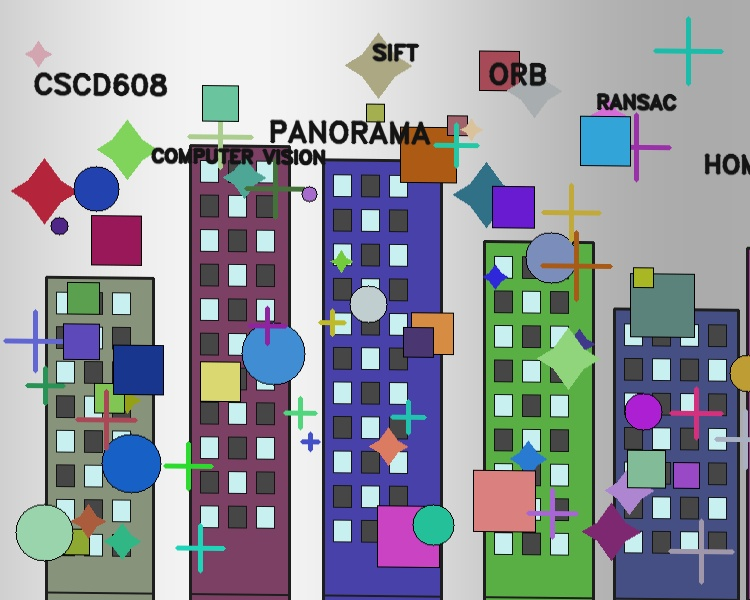
#> input picture data/raw/scene_img01.jpg, 750 x 600 px; its folder holds 3 pictures in this run
$ python prepare_dataset.py
#> lines starting #> are read from the running program, lines starting #| are printed output that depends on the picture
### src/preprocessing.py
"""
src/preprocessing.py
====================
Image loading, validation, and preprocessing.

Pipeline stage: Input Images → Image Preparation
REQ-02: Perform necessary image preparation.

Every preprocessing step is explicitly documented with its justification.
"""

import logging
import cv2
import numpy as np
from pathlib import Path
from src.config import MAX_IMAGE_DIMENSION, RESIZE_INTERPOLATION

logger = logging.getLogger(__name__)


# ─────────────────────────────────────────────────────────────
# Loading
# ─────────────────────────────────────────────────────────────

def load_image(path: str | Path) -> np.ndarray:
    """
    Load an image from disk.

    Uses cv2.imread which returns BGR format.
    Raises FileNotFoundError if path is invalid or image cannot be decoded.

    # RULE-PY04: Every image load must be validated.
    """
    img = cv2.imread(str(path))
    if img is None:
        raise FileNotFoundError(
            f"Failed to load image: {path}\n"
            "Check that the file exists and is a valid image format (JPG/PNG/BMP)."
        )
    logger.info(f"Loaded image: {path}  shape={img.shape}")
    return img


def load_image_set(directory: str | Path,
                   extensions: tuple = (".jpg", ".jpeg", ".png", ".bmp")) -> list[tuple]:
    """
    Load all images from a directory in sorted order.

    Returns:
        List of (path, img_BGR) tuples, sorted by filename.

    # REQ-01: Acquire at least three overlapping images.
    """
    directory = Path(directory)
    if not directory.exists():
        raise FileNotFoundError(f"Image directory not found: {directory}")

    paths = sorted([p for p in directory.iterdir()
                    if p.suffix.lower() in extensions])

    if len(paths) < 2:
        raise ValueError(
            f"Need at least 2 images in {directory}, found {len(paths)}.\n"
            "Add overlapping images (JPG/PNG) to the directory."
        )

    images = []
    for p in paths:
        img = load_image(p)
        images.append((p, img))

    logger.info(f"Loaded {len(images)} images from {directory}")
    return images


# ─────────────────────────────────────────────────────────────
# Preprocessing pipeline
# ─────────────────────────────────────────────────────────────

# [88 lines left out: functions resize_if_needed, to_grayscale, equalize_histogram, preprocess, validate_image_pair, not called in this run]

### scripts/prepare_dataset.py
"""
scripts/prepare_dataset.py
==========================
Utility to generate controlled synthetic experiment images from baseline images.

Usage:
    python scripts/prepare_dataset.py --input data/raw --output data/transformed

Creates rotation, scale, viewpoint, and illumination variants for experiments.
These are clearly labeled as SYNTHETIC EXPERIMENTAL IMAGES.
"""

import argparse
import logging
import sys
from pathlib import Path

import cv2
import numpy as np

# Allow imports from project root
sys.path.insert(0, str(Path(__file__).parent.parent))
from src.config import (ROTATION_ANGLES, SCALE_FACTORS,
                        BRIGHTNESS_DELTAS, CONTRAST_FACTORS)
from src.preprocessing import load_image_set

logging.basicConfig(level=logging.INFO, format="%(levelname)s: %(message)s")
logger = logging.getLogger(__name__)


def generate_rotated(img: np.ndarray, angles: list) -> dict:
    """Generate rotated copies. Ground truth H is also returned."""
    h, w = img.shape[:2]
    cx, cy = w / 2, h / 2
    results = {}
    for angle in angles:
        M = cv2.getRotationMatrix2D((cx, cy), angle, 1.0)
        cos_a, sin_a = abs(M[0,0]), abs(M[0,1])
        nw = int(h * sin_a + w * cos_a)
        nh = int(h * cos_a + w * sin_a)
        M[0, 2] += nw / 2 - cx
        M[1, 2] += nh / 2 - cy
        rotated = cv2.warpAffine(img, M, (nw, nh))
        # Convert affine M to homography for ground truth
        H_gt = np.eye(3, dtype=np.float64)
        H_gt[:2, :] = M
        results[f"rot_{angle:03d}"] = {"img": rotated, "angle_deg": angle, "H_gt": H_gt.tolist()}
    return results


def generate_scaled(img: np.ndarray, factors: list) -> dict:
    """Generate scale variants (resize + restore to original size)."""
    h, w = img.shape[:2]
    results = {}
    for s in factors:
        nw, nh = max(1, int(w * s)), max(1, int(h * s))
        small    = cv2.resize(img, (nw, nh),  interpolation=cv2.INTER_LINEAR)
        restored = cv2.resize(small, (w, h),  interpolation=cv2.INTER_LINEAR)
        results[f"scale_{s:.2f}".replace(".", "p")] = {
            "img": restored, "scale_factor": s
        }
    return results


def generate_perspective(img: np.ndarray) -> dict:
    """Generate perspective warp variants."""
    h, w = img.shape[:2]
    levels = [("mild", 20), ("moderate", 60), ("extreme", 100)]
    results = {}
    for name, off in levels:
        src = np.float32([[0,0],[w,0],[w,h],[0,h]])
        dst = np.float32([[off,off],[w-off,0],[w,h],[0,h-off]])
        M   = cv2.getPerspectiveTransform(src, dst)
        warped = cv2.warpPerspective(img, M, (w, h))
        results[f"viewpoint_{name}"] = {"img": warped, "offset_px": off, "H_gt": M.tolist()}
    return results


def generate_illumination(img: np.ndarray) -> dict:
    """Generate brightness/contrast variants."""
    results = {}
    for beta in BRIGHTNESS_DELTAS:
        tag  = f"bright_p{beta}" if beta >= 0 else f"bright_n{abs(beta)}"
        results[tag] = {
            "img": cv2.convertScaleAbs(img, alpha=1.0, beta=beta),
            "brightness_delta": beta, "contrast_factor": 1.0,
        }
    for alpha in CONTRAST_FACTORS:
        tag = f"contrast_{alpha:.2f}".replace(".", "p")
        results[tag] = {
            "img": cv2.convertScaleAbs(img, alpha=alpha, beta=0),
            "brightness_delta": 0, "contrast_factor": alpha,
        }
    return results


def save_variants(variants: dict, out_dir: Path, prefix: str) -> None:
    out_dir.mkdir(parents=True, exist_ok=True)
    for name, data in variants.items():
        img_path = out_dir / f"{prefix}_{name}.jpg"
        cv2.imwrite(str(img_path), data["img"])
        logger.info(f"  Saved: {img_path}")


def main():
    parser = argparse.ArgumentParser(description="Generate synthetic experiment images")
    parser.add_argument("--input",  default="data/raw",         help="Source images directory")
    parser.add_argument("--output", default="data/transformed",  help="Output directory")
    args = parser.parse_args()

    raw_dir  = Path(args.input)
    xfrm_dir = Path(args.output)

    try:
        img_pairs = load_image_set(raw_dir)
#> in load_image, img is the input picture: shape (600, 750, 3); mean B, G, R 159.1, 151.5, 148.8
#> img_pairs = 3 items
    except (FileNotFoundError, ValueError) as e:
        logger.error(str(e))
        sys.exit(1)

    # Use the first image as the source for single-image transformations
    ref_path, ref_img = img_pairs[0]
    stem = ref_path.stem
#> stem = 'scene_img01'
    logger.info(f"Using reference image: {ref_path.name}")

    logger.info("Generating rotation variants...")
    save_variants(generate_rotated(ref_img, ROTATION_ANGLES),
                  xfrm_dir / "rotation", stem)
#> the loop in generate_rotated, `for angle in angles:` made 8 passes
#> pass 3, in generate_rotated, `rotated = cv2.warpAffine(img, M, (nw, nh))`:
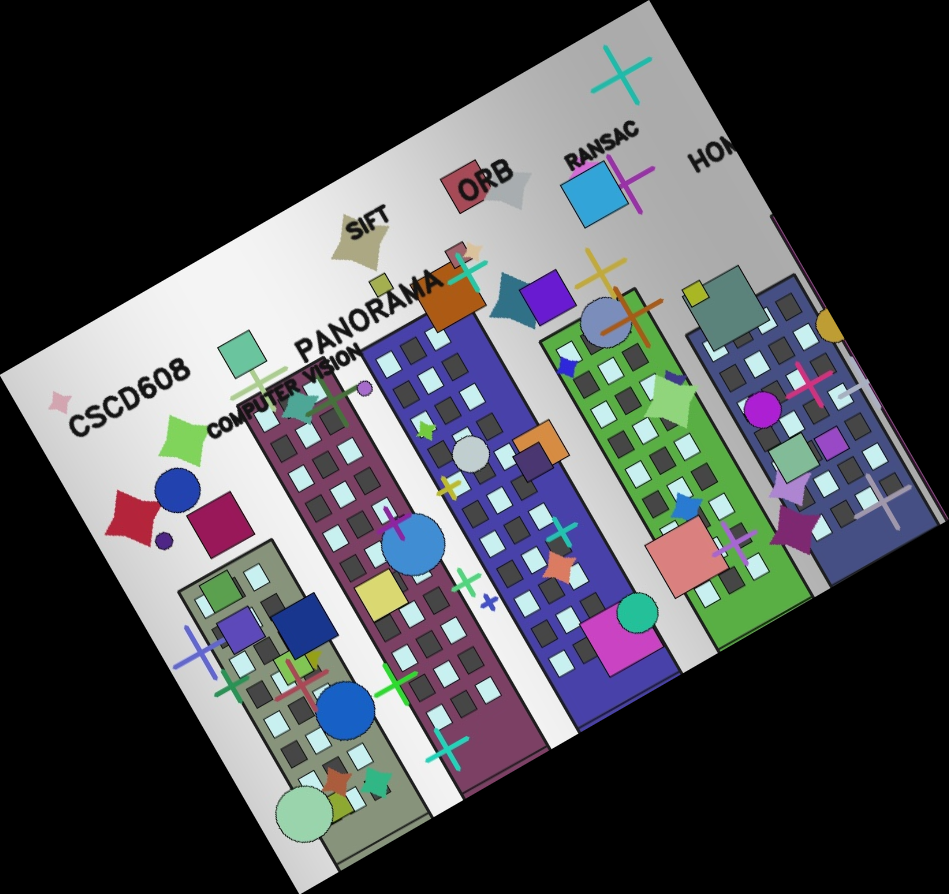
#> rotated: shape (894, 949, 3); mean B, G, R 84.4, 80.4, 78.9
#> after the loop in generate_rotated, `for angle in angles:`: results = 8 items
#> the loop in save_variants, `for name, data in variants.items():` made 8 passes
#> name on passes 1 to 8: 'rot_000', 'rot_015', 'rot_030', 'rot_045', 'rot_060', 'rot_090', 'rot_120', 'rot_180'

    logger.info("Generating scale variants...")
    save_variants(generate_scaled(ref_img, SCALE_FACTORS),
                  xfrm_dir / "scale", stem)
#> the loop in generate_scaled, `for s in factors:` made 6 passes
#> pass 2, in generate_scaled, `small    = cv2.resize(img, (nw, nh),  interpolation=cv2.INTER_LINEAR)`:
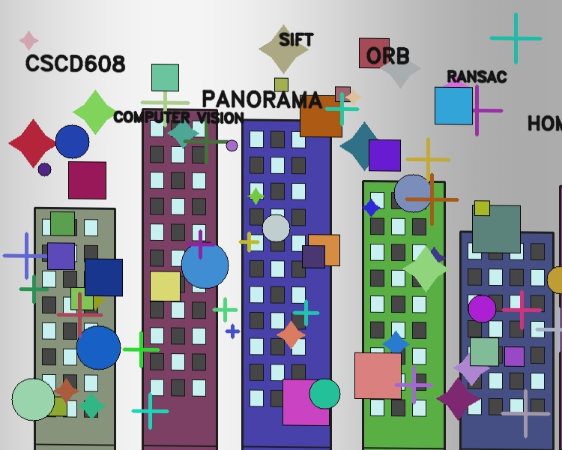
#> small: shape (450, 562, 3); mean B, G, R 159.1, 151.5, 148.8
#> after the loop in generate_scaled, `for s in factors:`: results = 6 items
#> the loop in save_variants (call 2), `for name, data in variants.items():` made 6 passes
#> name on passes 1 to 6: 'scale_0p50', 'scale_0p75', 'scale_1p00', 'scale_1p25', 'scale_1p50', 'scale_2p00'

    logger.info("Generating viewpoint variants...")
    save_variants(generate_perspective(ref_img),
                  xfrm_dir / "viewpoint", stem)
#> the loop in generate_perspective, `for name, off in levels:` made 3 passes
#> pass 1, in generate_perspective, `warped = cv2.warpPerspective(img, M, (w, h))`:
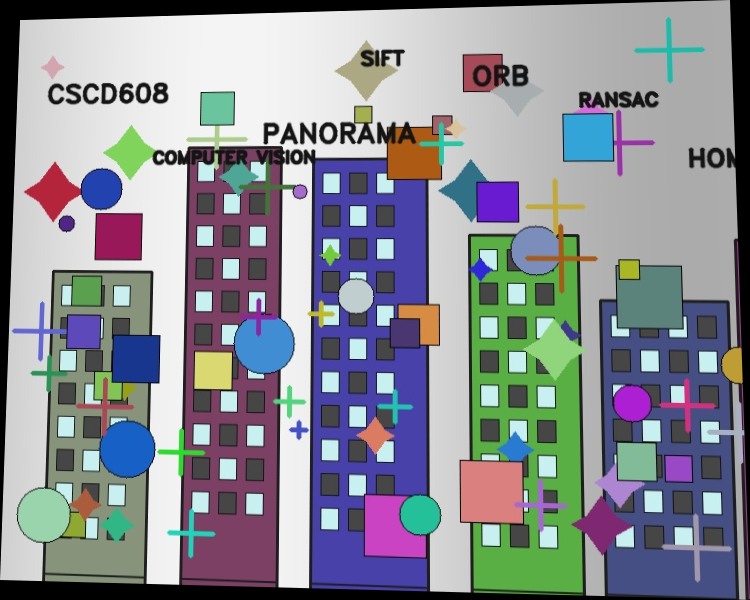
#> warped: shape (600, 750, 3); mean B, G, R 148.2, 140.9, 138
#> pass 2, in generate_perspective, `warped = cv2.warpPerspective(img, M, (w, h))`:
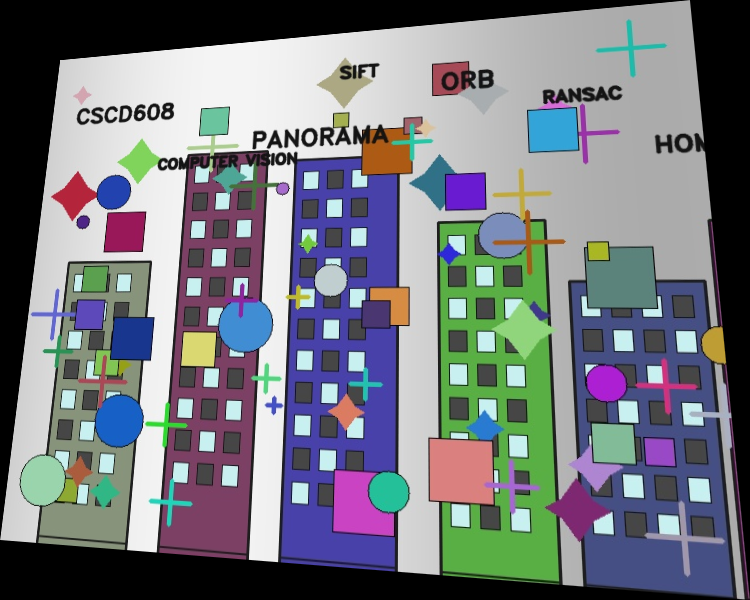
#> warped: shape (600, 750, 3); mean B, G, R 127.5, 120.8, 117.7
#> pass 3, in generate_perspective, `warped = cv2.warpPerspective(img, M, (w, h))`:
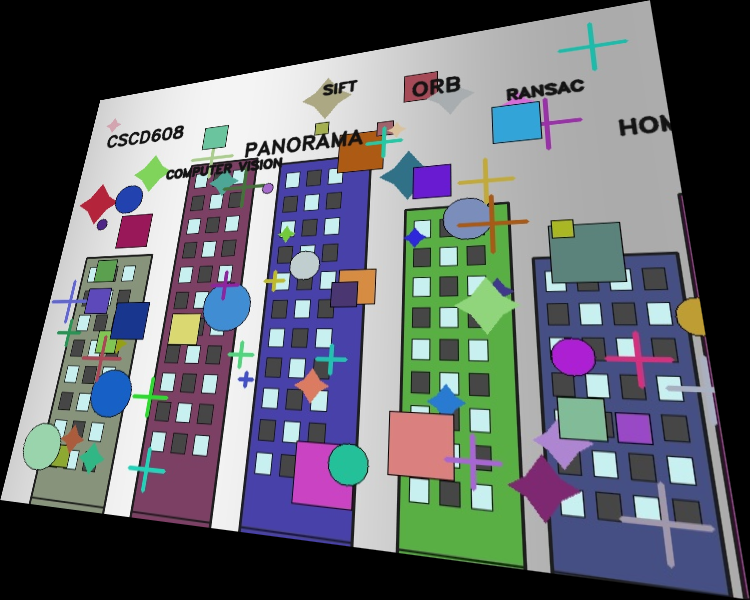
#> warped: shape (600, 750, 3); mean B, G, R 108.2, 102, 98.8
#> after the loop in generate_perspective, `for name, off in levels:`: results = 3 items

    logger.info("Generating illumination variants...")
    save_variants(generate_illumination(ref_img),
                  xfrm_dir / "illumination", stem)
#> after the loop in generate_illumination, `for beta in BRIGHTNESS_DELTAS:`: results = 4 items
#> after the loop in generate_illumination, `for alpha in CONTRAST_FACTORS:`: results = 8 items
#> the loop in save_variants (call 4), `for name, data in variants.items():` made 8 passes
#> pass 1, in save_variants (call 4), `cv2.imwrite(str(img_path), data["img"])`:
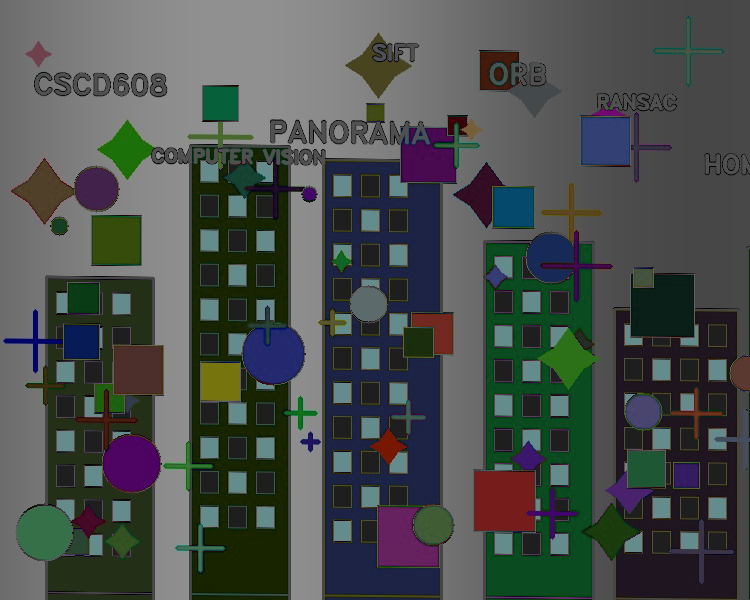
#> saved as scene_img01_bright_n100.jpg: shape (600, 750, 3); mean B, G, R 76.9, 79.3, 74
#> pass 2, in save_variants (call 4), `cv2.imwrite(str(img_path), data["img"])`:
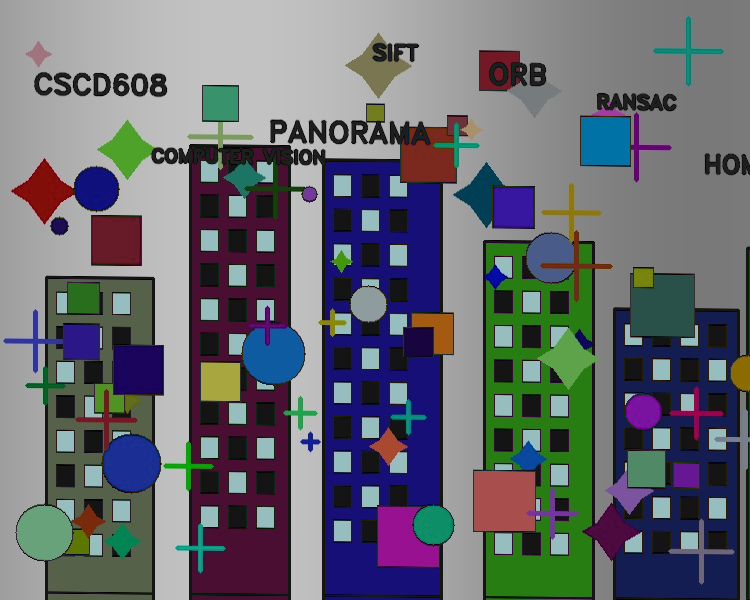
#> saved as scene_img01_bright_n50.jpg: shape (600, 750, 3); mean B, G, R 112.3, 105.6, 103.1

    logger.info(f"\nDone. Synthetic images saved to: {xfrm_dir}")
    logger.info("NOTE: All images in data/transformed/ are SYNTHETIC EXPERIMENTAL IMAGES.")


if __name__ == "__main__":
    main()
